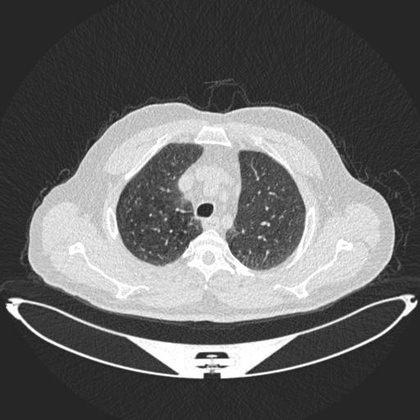
%> input picture Full code/images/Normal case (1).jpg, 420 x 420 px, shrunk from 512 x 512 before the run
$ octave perfmeasure.m   (GNU Octave 9; MATLAB toolbox functions it lacks are replaced by stand-ins)
%> lines starting %> are read from the running program, lines starting %| are printed output that depends on the picture
### Full code/GAE.m
function T = GAE(P,Q);
len=(size(P,1));
wid=(size(P,2));
P=double(P)/255;
Q=double(Q)/255;
M=ones(len);
T=1;
% Calculates the Geometric Average Error (GAE)
%GAE is the measure which tells if transformed image is very bad.
%GAE will only be positive in case when every pixel value is different
%in original and transformed image. Therefore GAE is zero for haniaglass256-a
%because we got a very good transformation of the original.
%But since the transform for the haniaglass256-b was extremely bad
%therefore GAE for that transform was 0.9887.

for i = 1:len
    for j=1:wid

         % For a 2-D image
        Pr=P(i,j);
        Qr=Q(i,j);

% [9 lines of commented-out code are left out]

        mag=((Pr-Qr)^2)^0.5;
        T=T*mag;

    end
end
T=T^(1/(len*wid));

### Full code/metrics.m
function f=metrics(I,K,name,noise,f);
 %I = original image
 %K = denoised image

%I=double(I); K=double(K);
 %Geometic Average Error
 gaer = GAE(I,K);

 %calculate the mean square error mse
 mse = immse(I,K);

 %calculate the square root of the mean square error
 rmser=RMSE(I, K);

 %Calculate the peak-signal-to-noise radio
 %calculate the signal-to-noise radio snr

 [peaksnr, snr] = psnr(I,K);

 %Calculate the Minkwofski measure
 [M3, M4] = minkowski(I, K);

 %Calculate the universal quality index
 [quality, ~] = img_qi(I,K);

 %Calculate the structural similarity index
 ss = ssim(K,I);

  %calculate aditional metrics
 [MSE,PSNR,AD,SC,NK,MD,LMSE,NAE]=iq_measures(I,K);
 % [18 lines of commented-out code are left out]


 f.name = [f.name;name];
 f.gaer = [f.gaer;gaer];
 f.mse = [f.mse;mse];
 f.snr = [f.snr;snr];
 f.rmser = [f.rmser;rmser];
 f.psnr = [f.psnr;peaksnr];
 f.M3 = [f.M3;M3];
 f.M4 = [f.M4;M4];
 f.quality = [f.quality;quality];
 f.ssim = [f.ssim;ss];
 f.AD = [f.AD;AD];
 f.SC = [f.SC;SC];
 f.NK = [f.NK; NK];
 f.MD = [f.MD;MD];
 f.LMSE = [f.LMSE;LMSE];
 f.NAE = [f.NAE;NAE];
 f.noise = [f.noise;noise];

 %MEM=[MEM, metrics'];
 %f= metrics;

### Full code/RMSE.m
function M = RMSE(P,Q);
%
%Root mean square error
len=(size(P,1));
wid=(size(P,2));
P=double(P);
Q=double(Q);
M=0;
for i = 1:len
    for j=1:wid

      % For a 2-D Image
        Pr=P(i,j);
        Qr=Q(i,j);

      % [13 lines of commented-out code are left out]

        mag=((Pr-Qr)^2);
        M=M+mag;

    end
end
M=M/(len*wid);
M=M^0.5;
%Calculates Root mean Square

### Full code/minkowski.m
function [M3, M4] = minkowski(P,Q);
%
%Calculates the error summation in the form  of the Minkowski metric
% this is the norm of the disimilarity between two images. For b=2 one obtains the root of the MSE,
% for b=1 one obtain the absolute difference and for b=apiro the maximum difference measure between
% the two image max(abs(a-b))
% The function output is the Minkowski metric in the 3rd and the fourth power
len=(size(P,1));
wid=(size(P,2));
P=double(P);
Q=double(Q);
M3=0; M4=0;
for i = 1:len
    for j=1:wid

% For a 2-D Image
        Pr=P(i,j);
        Qr=Q(i,j);


% [10 lines of commented-out code are left out]
       mag3=(abs(Pr-Qr)^3);
       mag4=(abs(Pr-Qr)^4);
        M3=M3+mag3;
        M4=M4+mag4;

    end
end

M3=(M3/(len*wid))^(1/3);
M4=(M4/(len*wid))^(1/4);

### Full code/img_qi.m
function [quality, quality_map] = img_qi(img1, img2, block_size)
%
%========================================================================
%
%Copyright (c) 2001 The University of Texas at Austin
%All Rights Reserved.
%Released under the BSD Licence
%Permission is hereby granted, free of charge, to any person obtaining a copy of this software and
%associated documentation files (the "Software"), to deal in the Software without restriction,
% including without limitation the rights to use, copy, modify, merge, publish, distribute, sublicense,
% and/or sell copies of the Software, and to permit persons to whom the Software is furnished to do so,
% subject to the following conditions:
% THE SOFTWARE IS PROVIDED "AS IS", WITHOUT WARRANTY OF ANY KIND, EXPRESS OR IMPLIED, INCLUDING BUT NOT
% LIMITED TO THE WARRANTIES OF MERCHANTABILITY, FITNESS FOR A PARTICULAR PURPOSE AND NONINFRINGEMENT.
% IN NO EVENT SHALL THE AUTHORS BE LIABLE FOR ANY CLAIM, DAMAGES OR OTHER LIABILITY, WHETHER IN AN ACTION
% OF CONTRACT, TORT OR OTHERWISE, ARISING FROM, OUT OF OR IN CONNECTION WITH THE SOFTWARE OR THE USE OR
% OTHER DEALINGS IN THE SOFTWARE.
%========================================================================
%
%This is an efficient implementation of the algorithm for calculating
%the universal image quality index proposed by Zhou Wang and Alan C.
%Bovik. Please refer to the paper "A Universal Image Quality Index"
%by Zhou Wang and Alan C. Bovik, published in IEEE Signal Processing
%Letters, 2001. In order to run this function, you must have Matlab's
%Image Processing Toobox.
%
%Input : an original image and a test image of the same size
%Output: (1) an overall quality index of the test image, with a value
%            range of [-1, 1].
%        (2) a quality map of the test image. The map has a smaller
%            size than the input images. The actual size is
%            img_size - BLOCK_SIZE + 1.
%
%Usage:
%
%1. Load the original and the test images into two matrices
%   (say img1 and img2)
%
%2. Run this function in one of the two ways:
%
%   % Choice 1 (suggested):
%   [qi qi_map] = img_qi(img1, img2);
%
%   % Choice 2:
%   [qi qi_map] = img_qi(img1, img2, BLOCK_SIZE);
%
%   The default BLOCK_SIZE is 8 (Choice 1). Otherwise, you can specify
%   it by yourself (Choice 2).
%
%3. See the results:
%
%   qi                    %Gives the over quality index.
%   imshow((qi_map+1)/2)  %Shows the quality map as an image.
%
%========================================================================

if (nargin == 1 | nargin > 3)
   quality = -Inf;
   quality_map = -1*ones(size(img1));
   return;
end

if (size(img1) ~= size(img2))
   quality = -Inf;
   quality_map = -1*ones(size(img1));
   return;
end

if (nargin == 2)
   block_size = 8;
end

N = block_size.^2;
sum2_filter = ones(block_size);

img1_sq   = img1.*img1;
img2_sq   = img2.*img2;
img12 = img1.*img2;

img1_sum   = filter2(sum2_filter, img1, 'valid');
img2_sum   = filter2(sum2_filter, img2, 'valid');
img1_sq_sum = filter2(sum2_filter, img1_sq, 'valid');
img2_sq_sum = filter2(sum2_filter, img2_sq, 'valid');
img12_sum = filter2(sum2_filter, img12, 'valid');

img12_sum_mul = img1_sum.*img2_sum;
img12_sq_sum_mul = img1_sum.*img1_sum + img2_sum.*img2_sum;
numerator = 4*(N*img12_sum - img12_sum_mul).*img12_sum_mul;
denominator1 = N*(img1_sq_sum + img2_sq_sum) - img12_sq_sum_mul;
denominator = denominator1.*img12_sq_sum_mul;

quality_map = ones(size(denominator));
index = (denominator1 == 0) & (img12_sq_sum_mul ~= 0);
quality_map(index) = 2*img12_sum_mul(index)./img12_sq_sum_mul(index);
index = (denominator ~= 0);
quality_map(index) = numerator(index)./denominator(index);

quality = mean2(quality_map);

### Full code/iq_measures.m
function [MSE,PSNR,AD,SC,NK,MD,LMSE,NAE]=iq_measures(A,B,disp)
%
%[MSE,PSNR,AD,SC,NK,MD,LMSE,NAE] = iq_measures(A,B,num)
%Version: 2.02, Date: 2006/03/25, author: Nikola Sprljan
%Image Quality Measures - various measures of reconstructed image quality
%
%Input:
% A - array containing the original image or its filename
% B - array containing the compressed image or its filename

% disp - [optional, default = do not display] specifies whether the results
%        are displayed
%         if (disp == 'disp') all results are displayed on a command prompt
%         if (disp ~= 'disp') results are not displayed
%
%Note:
% Number of specified outputs will defined what is actually computed.
% if (nargout == 2) only MSE and PSNR are computed
% if (nargout == 7) the NAE is not computed
% if (nargout == 8) all measures are computed
%
%Output:
% MSE - Mean Squared Error
% PSNR - Peak Signal to Noise Ratio
% AD - Average Difference
% SC - Structural Content
% NK - Normalized Cross-Correlation
% MD - Maximum Difference
% LMSE - Laplacian Mean Squared Error
% NAE - Normalized Absolute Error
%
%
%Example:
% [MSE,PSNR]=iq_measures(A,B);
% [MSE,PSNR,AD,SC,NK,MD,LMSE,NAE]=iq_measures('Lena1.png','Lena2.png');
% [MSE,PSNR]=iq_measures(A,'Lena2.png','disp');

if (nargout <= 2)
    num = 1;
elseif (nargout <= 7)
    num = 2;
else
    num = 3;
end;
if isstr(A)
    A=imread(A);
end;
if isstr(B)
    B=imread(B);
end;
if ~isa(A,'double')
    A=double(A);
end;
if ~isa(B,'double')
    B=double(B);
end;
A=A(:,:,1);
B=B(:,:,1);
if nargin<3
    disp=0;
else
    disp = strcmp(disp,'disp');
end;
x=size(A,2);
y=size(A,1);
R=A-B;
Pk=sum(sum(A.^2));
MSE=sum(sum(R.^2))/(x*y); % MSE
if disp~=0 fprintf('MSE (Mean Squared Error) = %f\n',MSE);end;
% PSNR
if MSE>0
    PSNR=10*log10(255^2/MSE);
else
    PSNR=Inf;
end;
if disp~=0 fprintf('PSNR (Peak Signal / Noise Ratio) = %f dB\n',PSNR);end;

if num>1
    AD=sum(sum(R))/(x*y); % AD
    if disp~=0 fprintf('AD (Average Difference) = %f\n',AD);end;
    Bs = sum(sum(B.^2));
    if (Bs == 0)
        SC = Inf;
    else
        SC=Pk/sum(sum(B.^2)); % SC
    end;
    if disp~=0 fprintf('SC (Structural Content) = %f\n',SC);end;
    NK=sum(sum(A.*B))/Pk; % NK
    if disp~=0 fprintf('NK (Normalised Cross-Correlation) = %f\n',NK);end;
    MD=max(max(abs(R))); % MD
    if disp~=0 fprintf('MD (Maximum Difference) = %f\n',MD);end;
    % LMSE
    OP=4*del2(A);
    LMSE=sum(sum((OP-4*del2(B)).^2))/sum(sum(OP.^2));
    if disp~=0 fprintf('LMSE (Laplacian Mean Squared Error) = %f\n',LMSE);end;
    NAE=sum(sum(abs(R)))/sum(sum(abs(A))); % NAE
    if disp~=0 fprintf('NAE (Normalised Absolute Error) = %f\n',NAE);end;
else
    AD=0;
    SC=0;
    NK=0;
    MD=0;
    LMSE=0;
    NAE=0;
end;

### Full code/perfmeasure.m
 f = struct;
 f.name = "";
 f.gaer = "";

 f.psnr = "";
 f.snr = "";
 f.rmser = "";
 f.mse = "";
 f.M3 = "";
 f.M4 = "";
 f.quality = "";
 f.ssim = "";
 f.AD = "";
 f.SC = "";
 f.NK =  "";
 f.MD = "";
 f.LMSE = "";
 f.NAE = "";
 f.noise = "";

ogim = imread("images\Normal case (1).jpg");
%> ogim is the input picture: size 420x420 uint8; min 25, max 255, mean 99.6
noisy  = imread("images\noisy.jpg");
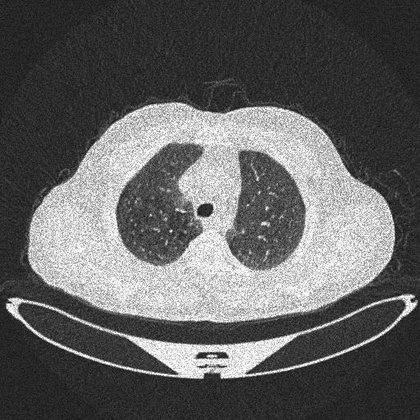
%> input picture Full code/images/noisy.jpg, 420 x 420 px, shrunk from 512 x 512 before the run
%> noisy is the input picture: size 420x420 uint8; min 8, max 255, mean 97.4

path_directory='images';
original_files=dir([path_directory '/*.jpg']);

for k=01:length(original_files)
      filename=[path_directory '/' original_files(k).name];
      im=imread(filename);
      a = original_files(k).name;
      nam = erase(a,'.jpg');
      f=metrics(im,ogim,nam,"0.04",f);
%> after the loop in GAE, `for i = 1:len`: T = 0
%> in metrics, `[peaksnr, snr] = psnr(I,K);`: peaksnr = Inf
%> after the loop in minkowski, `for i = 1:len`: M3 = 0
%> in img_qi, `img1_sq   = img1.*img1;`: img1_sq: size 420x420 uint8; every value is 255
%> in img_qi, `img1_sum   = filter2(sum2_filter, img1, 'valid');`:
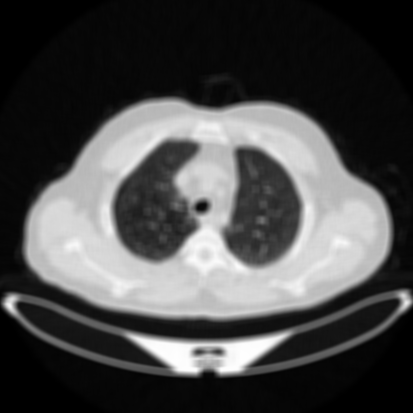
%> img1_sum: size 413x413 double; min 2409, max 16304, mean 6501.7; drawn with min black and max white
%> in img_qi, `img1_sq_sum = filter2(sum2_filter, img1_sq, 'valid');`: img1_sq_sum: size 413x413 double; every value is 16320
%> in img_qi, `img12_sum_mul = img1_sum.*img2_sum;`:
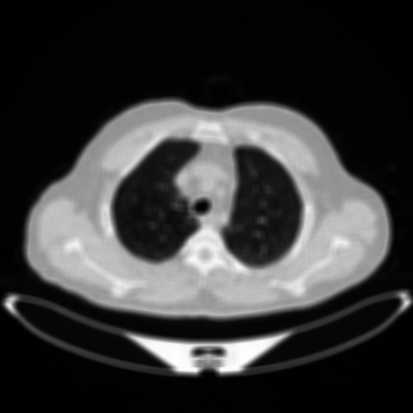
%> img12_sum_mul: size 413x413 double; min 5803281, max 265820416, mean 64629647.6; drawn with min black and max white
%> in img_qi, `numerator = 4*(N*img12_sum - img12_sum_mul).*img12_sum_mul;`:
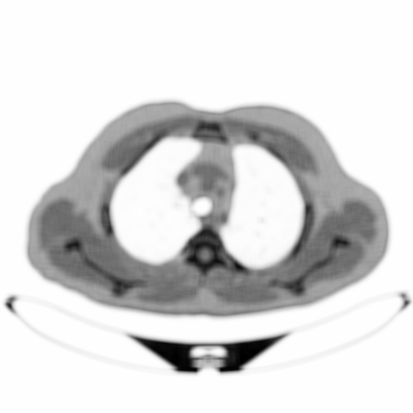
%> numerator: size 413x413 double; min -2.82e+17, max -1.1e+14, mean -4.15e+16; drawn with min black and max white
%> in img_qi, `denominator1 = N*(img1_sq_sum + img2_sq_sum) - img12_sq_sum_mul;`:
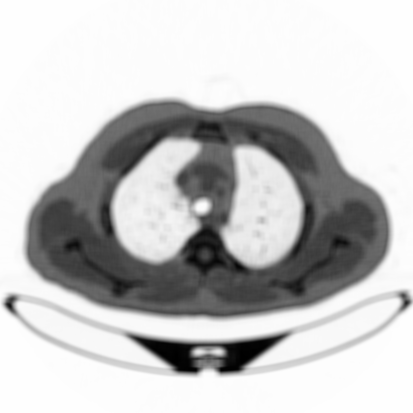
%> denominator1: size 413x413 double; min -529551872, max -9517602, mean -127170335.2; drawn with min black and max white
%> in img_qi, `index = (denominator1 == 0) & (img12_sq_sum_mul ~= 0);`: index: size 413x413 logical; every value is 0
%> in img_qi, `quality_map(index) = 2*img12_sum_mul(index)./img12_sq_sum_mul(index);`: quality_map: size 413x413 double; every value is 1
%> in img_qi, `index = (denominator ~= 0);`: index: size 413x413 logical; every value is 1
%> in img_qi, `quality = mean2(quality_map);`: quality = 1
%> in iq_measures, `R=A-B;`: R: size 420x420 double; every value is 0
%> in iq_measures, `Pk=sum(sum(A.^2));`: Pk = 2800505868
%> in iq_measures, `MSE=sum(sum(R.^2))/(x*y);`: MSE = 0
%> in iq_measures, `Bs = sum(sum(B.^2));`: Bs = 2800505868
%> in iq_measures, `SC=Pk/sum(sum(B.^2));`: SC = 1
%> in iq_measures, `MD=max(max(abs(R)));`: MD = 0
%> in iq_measures, `OP=4*del2(A);`:
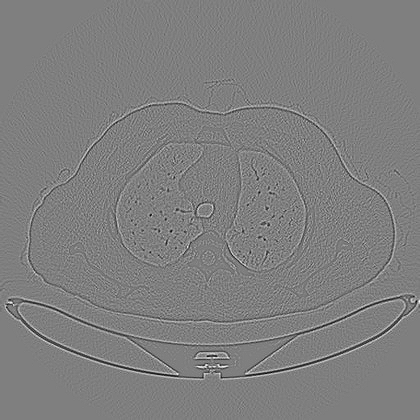
%> OP: size 420x420 double; min -212, max 213, mean 0; drawn with min black and max white
%> in metrics, `[MSE,PSNR,AD,SC,NK,MD,LMSE,NAE]=iq_measures(I,K);`: PSNR = Inf; AD = 0; SC = 1; MD = 0
%> in metrics, `f.noise = [f.noise;noise];`: f.noise = '0.04'
      writetable(struct2table(f),'data.csv');
end
disp(struct2table(f))
